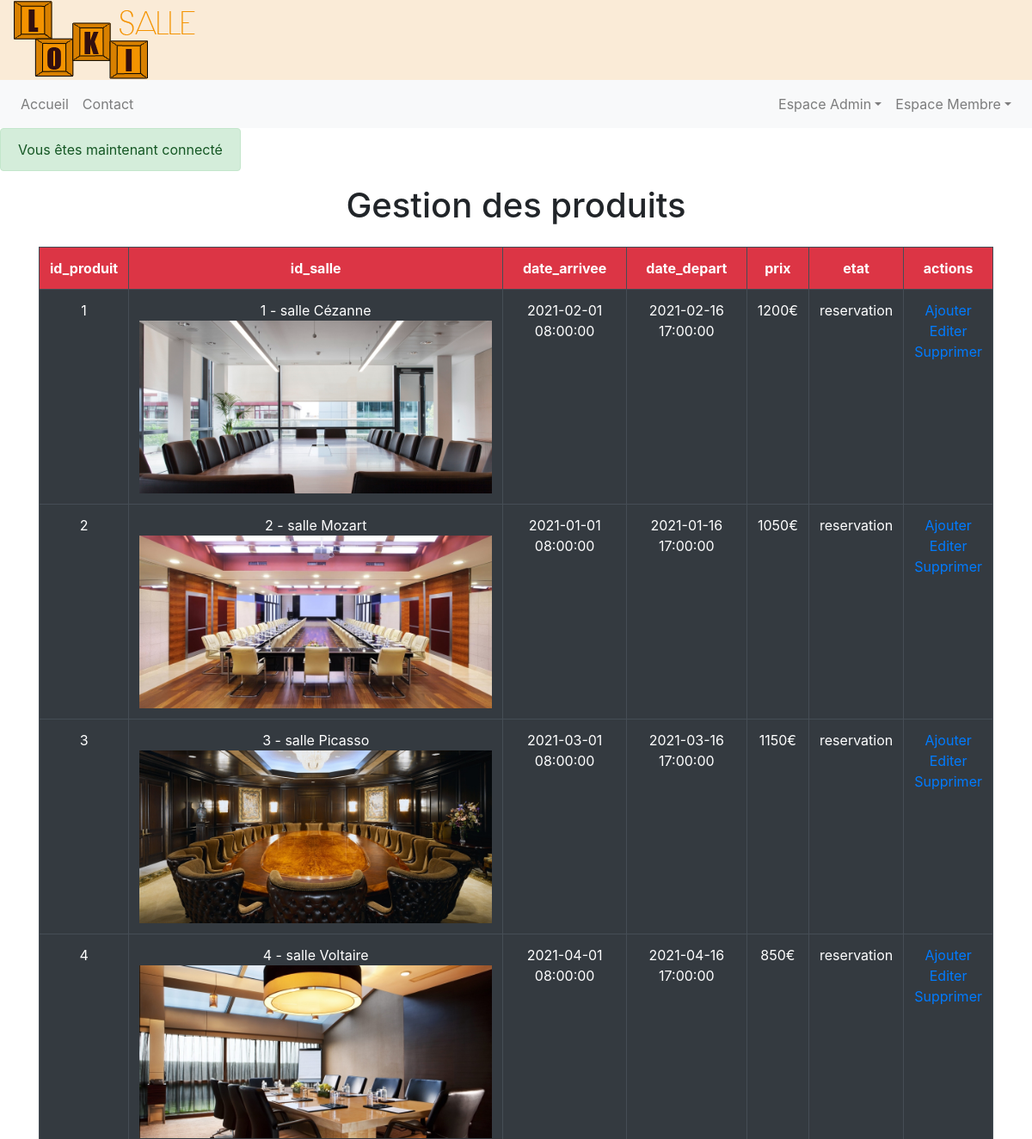
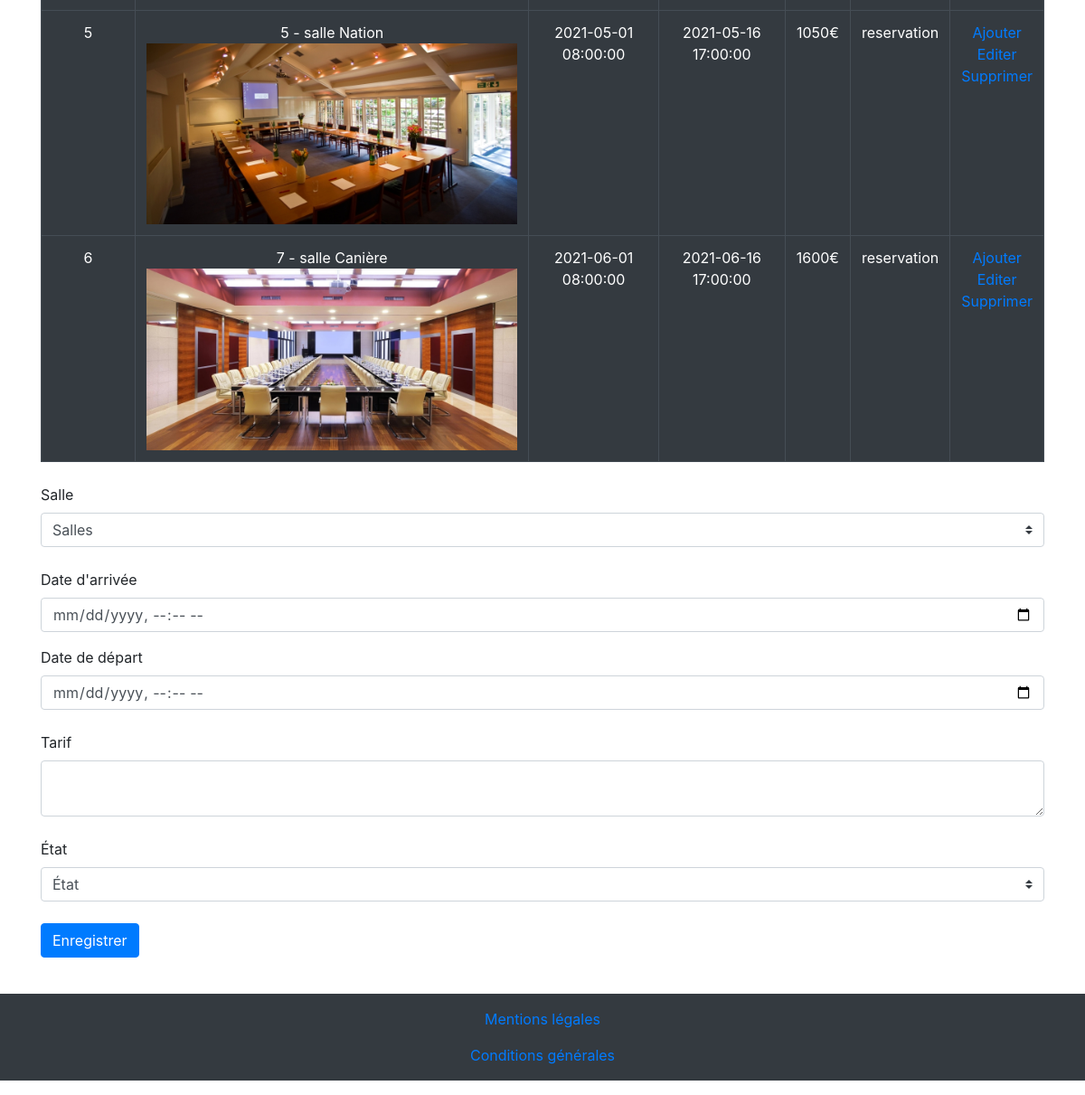
/productManagement.php?type=product&ajouter=1 (signed in), run on the app's committed database (2 pictures, top to bottom).
### tables this page shows
CREATE TABLE `produit` (
  `id_produit` int(3) NOT NULL,
  `id_salle` int(3) NOT NULL,
  `date_arrivee` datetime NOT NULL,
  `date_depart` datetime NOT NULL,
  `prix` int(3) NOT NULL,
  `etat` enum('libre','reservation') NOT NULL
);

CREATE TABLE `salle` (
  `id_salle` int(3) NOT NULL,
  `titre` varchar(200) NOT NULL,
  `description` text NOT NULL,
  `photo` varchar(200) NOT NULL,
  `pays` varchar(20) NOT NULL,
  `ville` varchar(20) NOT NULL,
  `adresse` varchar(50) NOT NULL,
  `cp` int(5) NOT NULL,
  `capacite` int(3) NOT NULL,
  `categorie` enum('réunion','bureau','formation') NOT NULL
);

### productManagement.php (the view, shortened to what this page needs)
<?php
require_once "header.php";
require_once "db_second.php";
$products = $bdd->query('SELECT produit.id_produit,
                                produit.id_salle,
                                date_arrivee,
                                date_depart,
                                prix,
                                etat,
                                salle.id_salle,
                                salle.titre,
                                salle.photo,
                                salle.pays,
                                salle.ville,
                                salle.adresse,
                                salle.cp,
                                salle.capacite,
                                salle.categorie
                         FROM produit
                         LEFT JOIN salle
                         ON produit.id_salle = salle.id_salle
                         ORDER BY produit.id_produit ASC
                         LIMIT 0,30');
?>
<div class="container">
    <h1>Gestion des produits</h1>
      <table class="table table-responsive table-dark table-bordered text-center mt-4">
         <tr class="bg-danger">
            <th scope="col">id_produit</th>
            <th scope="col">id_salle</th>
            <th scope="col">date_arrivee</th>
            <th scope="col">date_depart</th>
            <th scope="col">prix</th>
            <th scope="col">etat</th>
            <th scope="col">actions</th>
         </tr>
         <?php while($p = $products->fetch()) { ?>
            <tr>
               <td scope="col"><?= $p['id_produit'] ?></td>
               <td scope="col"><?= $p['id_salle']. ' -' . ' salle ' . $p['titre'] .'<img src="images/' . $p['photo']. '"' .  'alt="salle de reunion"' . 'class="img-fluid">' ?></td>
               <td scope="col"><?= $p['date_arrivee'] ?></td>
               <td scope="col"><?= $p['date_depart'] ?></td>
               <td scope="col"><?= $p['prix'] . '€' ?></td>
               <td scope="col"><?= $p['etat'] ?></td>
               <td scope="col">
                    <a href="productManagement.php?type=product&ajouter=<?= $p['id_produit'] ?>">Ajouter</a><br>
                    <a href="productManagement.php?type=product&editer=<?= $p['id_produit'] ?>">Editer</a><br>
                    <a href="productManagement.php?type=product&supprime=<?= $p['id_produit'] ?>">Supprimer</a>
               </td>
            </tr>
         <?php } ?>
      </table>
      <?php if (isset($_GET['editer']) || isset($_GET['ajouter'])) : ?>
      <form action="" method="POST" class="mt-4">
         <div class="form-group my-4">
            <label class="mr-sm-2" for="inlineFormCustomSelect">Salle</label>
            <select class="custom-select mr-sm-2" name="room" id="inlineFormCustomSelect">
               <option value="" selected>Salles</option>
            </select>
         </div>
         <div class="form-group">
            <label for="">Date d'arrivée</label>
            <input class="form-control" type="datetime-local" name="date_arrivee">
         </div>
         <div class="form-group">
            <label for="">Date de départ</label>
            <input class="form-control" type="datetime-local" name="date_depart">
         </div>
         <div class="form-group my-4">
            <label for="exampleFormControlTextarea">Tarif</label>
            <textarea class="form-control" id="exampleFormControlTextarea" name="prix" rows="2"></textarea>
         </div>
         <div class="form-group my-4">
            <label class="mr-sm-2" for="inlineFormCustomSelect2">État</label>
            <select class="custom-select mr-sm-2" name="etat" id="inlineFormCustomSelect2">
               <option value="" selected>État</option>
            </select>
         </div>
        <button class="btn btn-primary mb-4" name="submit">Enregistrer</button>
    </form>
    <?php else : ?>
   <?php endif; ?>
</div>
<?php require_once "footer.php"; ?>

### css/style.css (style rules this page uses)
body { width: 100%; margin: 0; padding: 0; }
h1 { text-align: center; }

### data on the page
produit: id_produit "1", id_salle.id_salle "1", id_salle.titre "Cézanne", id_salle.photo (picture), date_arrivee "2021-02-01 08:00:00", date_depart "2021-02-16 17:00:00", prix "1200", etat "reservation"
produit: id_produit "2", id_salle.id_salle "2", id_salle.titre "Mozart", id_salle.photo (picture), date_arrivee "2021-01-01 08:00:00", date_depart "2021-01-16 17:00:00", prix "1050", etat "reservation"
produit: id_produit "3", id_salle.id_salle "3", id_salle.titre "Picasso", id_salle.photo (picture), date_arrivee "2021-03-01 08:00:00", date_depart "2021-03-16 17:00:00", prix "1150", etat "reservation"
produit: id_produit "4", id_salle.id_salle "4", id_salle.titre "Voltaire", id_salle.photo (picture), date_arrivee "2021-04-01 08:00:00", date_depart "2021-04-16 17:00:00", prix "850", etat "reservation"
produit: id_produit "5", id_salle.id_salle "5", id_salle.titre "Nation", id_salle.photo (picture), date_arrivee "2021-05-01 08:00:00", date_depart "2021-05-16 17:00:00", prix "1050", etat "reservation"
produit: id_produit "6", id_salle.id_salle "7", id_salle.titre "Canière", id_salle.photo (picture), date_arrivee "2021-06-01 08:00:00", date_depart "2021-06-16 17:00:00", prix "1600", etat "reservation"

### other printed values
$message "Vous êtes maintenant connecté"
